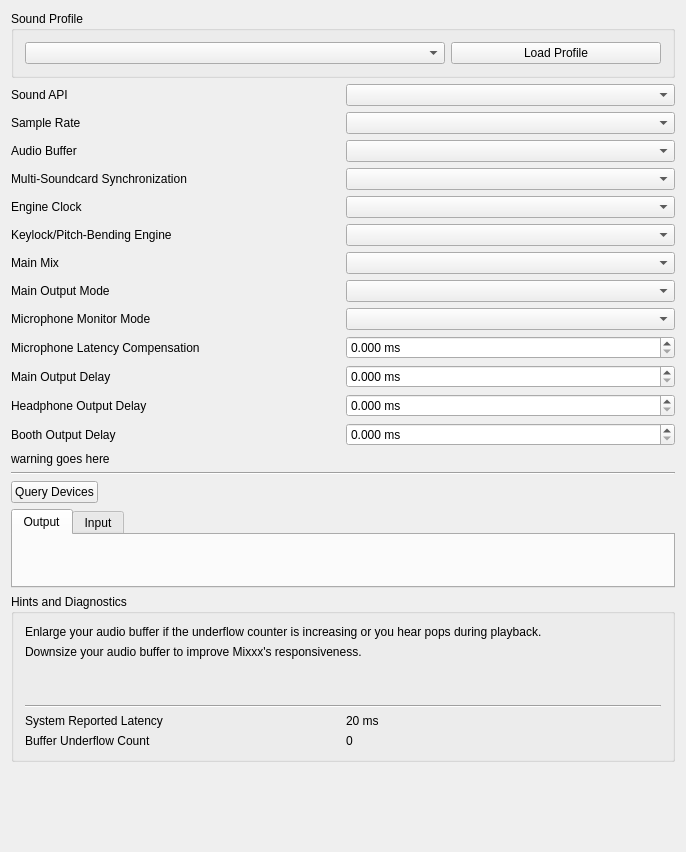
<?xml version="1.0" encoding="UTF-8"?>
<ui version="4.0">
 <class>DlgPrefSoundDlg</class>
 <widget class="QWidget" name="DlgPrefSoundDlg">
  <property name="geometry">
   <rect>
    <x>0</x>
    <y>0</y>
    <width>686</width>
    <height>852</height>
   </rect>
  </property>
  <property name="windowTitle">
   <string>Sound Hardware Preferences</string>
  </property>
  <layout class="QVBoxLayout" name="verticalLayout_2">

   <item>
    <widget class="QGroupBox" name="groupBox_soundProfiles">
     <property name="title">
      <string>Sound Profile</string>
     </property>
     <layout class="QGridLayout" name="soundProfileLayout">
      <item row="0" column="0" colspan="2">
       <widget class="QComboBox" name="profileComboBox"/>
      </item>
      <item row="0" column="2">
       <widget class="QPushButton" name="loadProfileButton">
        <property name="text">
         <string>Load Profile</string>
        </property>
       </widget>
      </item>
     </layout>
    </widget>
   </item>

   <item>
    <layout class="QGridLayout" name="soundOptionsLayout">
     <item row="0" column="0">
      <widget class="QLabel" name="apiLabel">
       <property name="text">
        <string>Sound API</string>
       </property>
       <property name="buddy">
        <cstring>apiComboBox</cstring>
       </property>
      </widget>
     </item>
     <item row="0" column="1">
      <widget class="QComboBox" name="apiComboBox"/>
     </item>
     <item row="1" column="0">
      <widget class="QLabel" name="sampleRateLabel">
       <property name="text">
        <string>Sample Rate</string>
       </property>
       <property name="buddy">
        <cstring>sampleRateComboBox</cstring>
       </property>
      </widget>
     </item>
     <item row="1" column="1">
      <widget class="QComboBox" name="sampleRateComboBox"/>
     </item>
     <item row="2" column="0">
      <widget class="QLabel" name="audioBufferLabel">
       <property name="text">
        <string>Audio Buffer</string>
       </property>
       <property name="buddy">
        <cstring>audioBufferComboBox</cstring>
       </property>
      </widget>
     </item>
     <item row="2" column="1">
      <widget class="QComboBox" name="audioBufferComboBox"/>
     </item>
     <item row="3" column="0">
      <widget class="QLabel" name="deviceSyncLabel">
       <property name="text">
        <string>Multi-Soundcard Synchronization</string>
       </property>
      </widget>
     </item>
     <item row="3" column="1">
      <widget class="QComboBox" name="deviceSyncComboBox"/>
     </item>
     <item row="4" column="0">
      <widget class="QLabel" name="engineClockLabel">
       <property name="text">
        <string>Engine Clock</string>
       </property>
      </widget>
     </item>
     <item row="4" column="1">
      <widget class="QComboBox" name="engineClockComboBox">
       <property name="toolTip">
        <string>Use soundcard clock for live audience setups and lowest latency.&lt;br&gt;Use network clock for broadcasting without a live audience.</string>
       </property>
      </widget>
     </item>
     <item row="5" column="0">
      <widget class="QLabel" name="keylockLabel">
       <property name="text">
        <string>Keylock/Pitch-Bending Engine</string>
       </property>
       <property name="buddy">
        <cstring>keylockComboBox</cstring>
       </property>
      </widget>
     </item>
     <item row="5" column="1">
      <widget class="QComboBox" name="keylockComboBox"/>
     </item>
     <item row="6" column="0">
      <widget class="QLabel" name="masteMixLabel">
       <property name="text">
        <string>Main Mix</string>
       </property>
      </widget>
     </item>
     <item row="6" column="1">
      <widget class="QComboBox" name="masterMixComboBox"/>
     </item>
     <item row="7" column="1">
      <widget class="QComboBox" name="masterOutputModeComboBox"/>
     </item>
     <item row="7" column="0">
      <widget class="QLabel" name="masterMonoLabel">
       <property name="text">
        <string>Main Output Mode</string>
       </property>
      </widget>
     </item>
     <item row="8" column="1">
      <widget class="QComboBox" name="micMonitorModeComboBox"/>
     </item>
     <item row="8" column="0">
      <widget class="QLabel" name="micMonitorModeLabel">
       <property name="text">
        <string>Microphone Monitor Mode</string>
       </property>
      </widget>
     </item>
     <item row="9" column="0">
      <widget class="QLabel" name="latencyCompensationLabel">
       <property name="text">
        <string>Microphone Latency Compensation</string>
       </property>
      </widget>
     </item>
     <item row="9" column="1">
      <widget class="QDoubleSpinBox" name="latencyCompensationSpinBox">
       <property name="suffix">
        <string> ms</string>
       </property>
       <property name="decimals">
        <number>3</number>
       </property>
       <property name="maximum">
        <double>500.000000000000000</double>
       </property>
       <property name="singleStep">
        <double>0.100000000000000</double>
       </property>
      </widget>
     </item>
     <item row="11" column="0">
      <widget class="QLabel" name="masterDelayLabel">
       <property name="text">
        <string>Main Output Delay</string>
       </property>
      </widget>
     </item>
     <item row="11" column="1">
      <widget class="QDoubleSpinBox" name="masterDelaySpinBox">
       <property name="suffix">
        <string extracomment="milliseconds"> ms</string>
       </property>
       <property name="decimals">
        <number>3</number>
       </property>
       <property name="maximum">
        <double>500.000000000000000</double>
       </property>
       <property name="singleStep">
        <double>0.100000000000000</double>
       </property>
      </widget>
     </item>
     <item row="12" column="0">
      <widget class="QLabel" name="headDelayLabel">
       <property name="text">
        <string>Headphone Output Delay</string>
       </property>
      </widget>
     </item>
     <item row="12" column="1">
      <widget class="QDoubleSpinBox" name="headDelaySpinBox">
       <property name="suffix">
        <string extracomment="milliseconds"> ms</string>
       </property>
       <property name="decimals">
        <number>3</number>
       </property>
       <property name="maximum">
        <double>500.000000000000000</double>
       </property>
       <property name="singleStep">
        <double>0.100000000000000</double>
       </property>
      </widget>
     </item>
     <item row="13" column="0">
      <widget class="QLabel" name="boothDelayLabel">
       <property name="text">
        <string>Booth Output Delay</string>
       </property>
      </widget>
     </item>
     <item row="13" column="1">
      <widget class="QDoubleSpinBox" name="boothDelaySpinBox">
       <property name="suffix">
        <string extracomment="milliseconds"> ms</string>
       </property>
       <property name="decimals">
        <number>3</number>
       </property>
       <property name="maximum">
        <double>500.000000000000000</double>
       </property>
       <property name="singleStep">
        <double>0.100000000000000</double>
       </property>
      </widget>
     </item>
     <item row="14" column="0" colspan="2">
      <widget class="QLabel" name="latencyCompensationWarningLabel">
       <property name="text">
        <string notr="true">warning goes here</string>
       </property>
      </widget>
     </item>
    </layout>
   </item>

   <item>
    <widget class="Line" name="line_2">
     <property name="orientation">
      <enum>Qt::Horizontal</enum>
     </property>
    </widget>
   </item>

   <item>
    <layout class="QHBoxLayout" name="queryButtonHLayout">
     <item>
      <widget class="QPushButton" name="queryButton">
       <property name="text">
        <string>Query Devices</string>
       </property>
      </widget>
     </item>
     <item>
      <spacer name="buttonsHSpacer">
       <property name="orientation">
        <enum>Qt::Horizontal</enum>
       </property>
       <property name="sizeHint" stdset="0">
        <size>
         <width>40</width>
         <height>20</height>
        </size>
       </property>
      </spacer>
     </item>
    </layout>
   </item>

   <item>
    <widget class="QTabWidget" name="ioTabs">
     <property name="sizePolicy">
      <sizepolicy hsizetype="MinimumExpanding" vsizetype="Expanding">
       <horstretch>0</horstretch>
       <verstretch>0</verstretch>
      </sizepolicy>
     </property>
     <property name="currentIndex">
      <number>0</number>
     </property>
     <widget class="QWidget" name="outputTab">
      <attribute name="title">
       <string>Output</string>
      </attribute>
      <layout class="QVBoxLayout" name="outputVLayout">
       <item>
        <spacer name="outputVSpacer">
         <property name="orientation">
          <enum>Qt::Vertical</enum>
         </property>
         <property name="sizeType">
          <enum>QSizePolicy::MinimumExpanding</enum>
         </property>
         <property name="sizeHint" stdset="0">
          <size>
           <width>20</width>
           <height>1</height>
          </size>
         </property>
        </spacer>
       </item>
      </layout>
     </widget>
     <widget class="QWidget" name="inputTab">
      <attribute name="title">
       <string>Input</string>
      </attribute>
      <layout class="QVBoxLayout" name="inputVLayout">
       <item>
        <spacer name="inputVSpacer">
         <property name="orientation">
          <enum>Qt::Vertical</enum>
         </property>
         <property name="sizeType">
          <enum>QSizePolicy::MinimumExpanding</enum>
         </property>
         <property name="sizeHint" stdset="0">
          <size>
           <width>20</width>
           <height>1</height>
          </size>
         </property>
        </spacer>
       </item>
      </layout>
     </widget>
    </widget>
   </item>

   <item>
    <widget class="QGroupBox" name="Hints">
     <property name="title">
      <string>Hints and Diagnostics</string>
     </property>
     <layout class="QGridLayout" name="gridLayout_6">
      <item row="0" column="0" colspan="2">
       <widget class="QLabel" name="underflowCounterHint">
        <property name="text">
         <string>Enlarge your audio buffer if the underflow counter is increasing or you hear pops during playback.</string>
        </property>
        <property name="wordWrap">
         <bool>true</bool>
        </property>
       </widget>
      </item>
      <item row="1" column="0" colspan="2">
       <widget class="QLabel" name="audioBufferHint">
        <property name="text">
         <string>Downsize your audio buffer to improve Mixxx's responsiveness.</string>
        </property>
        <property name="wordWrap">
         <bool>true</bool>
        </property>
       </widget>
      </item>
      <item row="3" column="0" colspan="2">
       <widget class="QLabel" name="realtimeHint">
        <property name="wordWrap">
         <bool>true</bool>
        </property>
        <property name="openExternalLinks">
         <bool>true</bool>
        </property>
       </widget>
      </item>
      <item row="4" column="0" colspan="2">
       <widget class="QLabel" name="hardwareGuide">
        <property name="wordWrap">
         <bool>true</bool>
        </property>
        <property name="openExternalLinks">
         <bool>true</bool>
        </property>
       </widget>
      </item>
      <item row="5" column="0" colspan="2">
       <widget class="Line" name="line">
        <property name="orientation">
         <enum>Qt::Horizontal</enum>
        </property>
       </widget>
      </item>
      <item row="6" column="0">
       <widget class="QLabel" name="latencyLabel">
        <property name="text">
         <string>System Reported Latency</string>
        </property>
        <property name="buddy">
         <cstring>audioBufferComboBox</cstring>
        </property>
       </widget>
      </item>
      <item row="6" column="1">
       <widget class="QLabel" name="currentLatency">
        <property name="text">
         <string>20 ms</string>
        </property>
       </widget>
      </item>
      <item row="7" column="0">
       <widget class="QLabel" name="underflowLabel">
        <property name="text">
         <string>Buffer Underflow Count</string>
        </property>
        <property name="buddy">
         <cstring>audioBufferComboBox</cstring>
        </property>
       </widget>
      </item>
      <item row="7" column="1">
       <widget class="QLabel" name="bufferUnderflowCount">
        <property name="text">
         <string>0</string>
        </property>
       </widget>
      </item>
     </layout>
    </widget>
   </item>

   <item>
    <spacer name="verticalSpacer">
     <property name="orientation">
      <enum>Qt::Vertical</enum>
     </property>
     <property name="sizeType">
      <enum>QSizePolicy::Expanding</enum>
     </property>
     <property name="sizeHint" stdset="0">
      <size>
       <width>20</width>
       <height>40</height>
      </size>
     </property>
    </spacer>
   </item>
  </layout>
 </widget>
 <layoutdefault spacing="6" margin="11"/>
 <tabstops>
  <tabstop>apiComboBox</tabstop>
  <tabstop>sampleRateComboBox</tabstop>
  <tabstop>audioBufferComboBox</tabstop>
  <tabstop>deviceSyncComboBox</tabstop>
  <tabstop>engineClockComboBox</tabstop>
  <tabstop>keylockComboBox</tabstop>
  <tabstop>masterMixComboBox</tabstop>
  <tabstop>masterOutputModeComboBox</tabstop>
  <tabstop>micMonitorModeComboBox</tabstop>
  <tabstop>latencyCompensationSpinBox</tabstop>
  <tabstop>masterDelaySpinBox</tabstop>
  <tabstop>headDelaySpinBox</tabstop>
  <tabstop>boothDelaySpinBox</tabstop>
  <tabstop>queryButton</tabstop>
  <tabstop>ioTabs</tabstop>
 </tabstops>
 <resources/>
 <connections/>
</ui>
